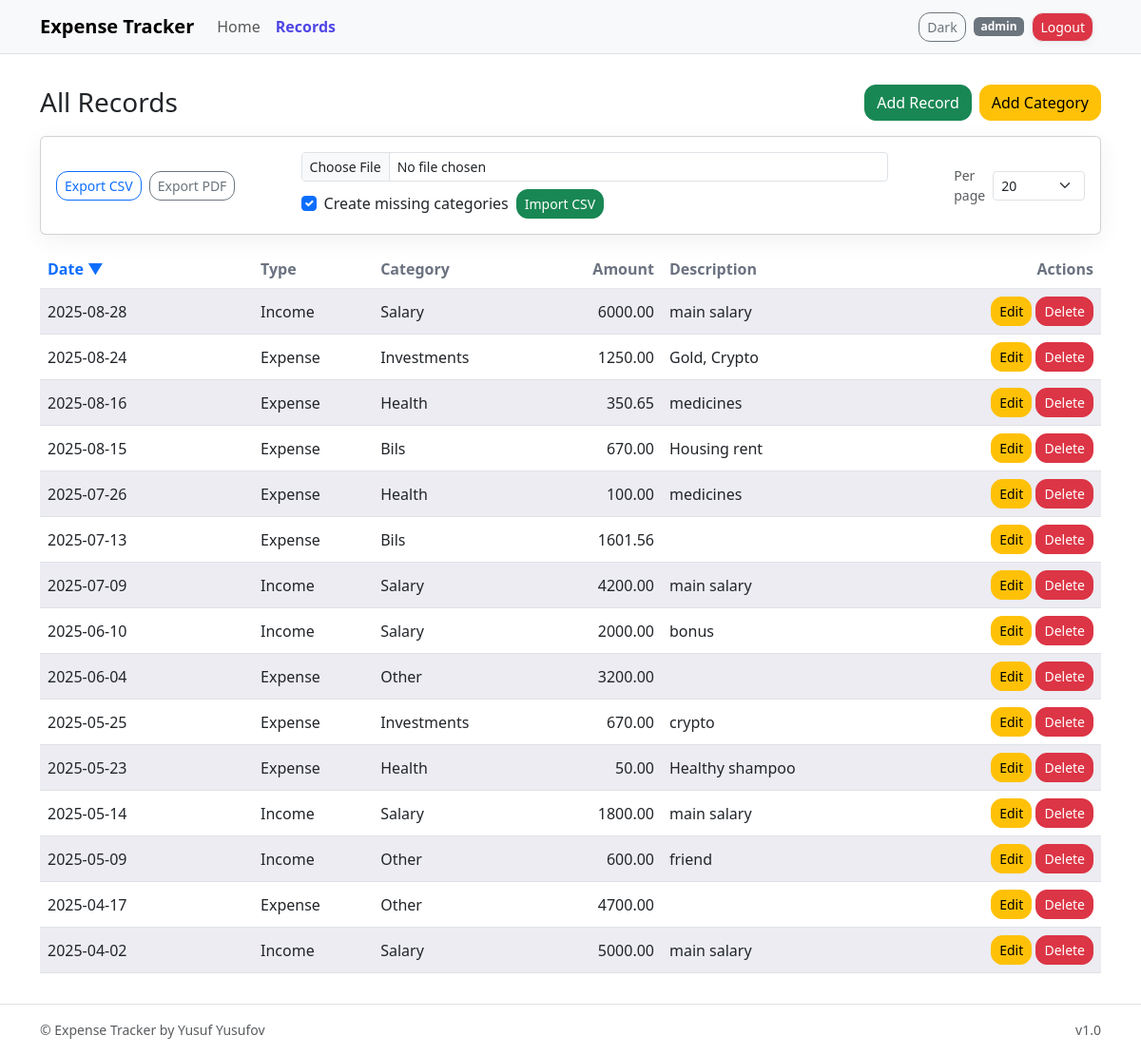
Page /records/ (signed in) on the earlier database version.
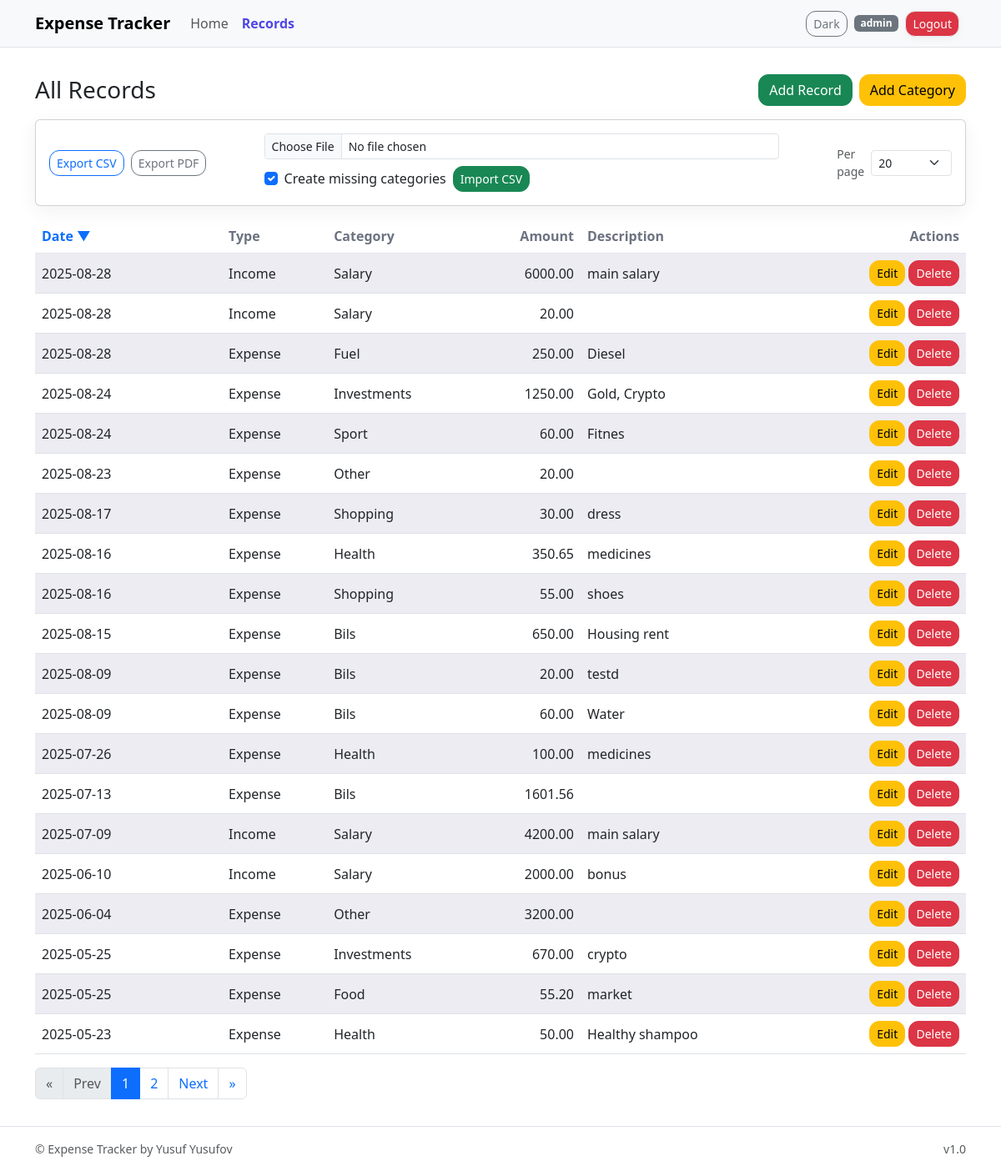
Same page on the later database version.
### models/models.py (models this page shows)
class Record(db.Model):
    id = db.Column(db.Integer, primary_key=True)
    date = db.Column(db.String(20), nullable=False)
    type = db.Column(db.String(10), nullable=False)
    category = db.Column(db.String(50), nullable=False)
    amount = db.Column(db.Float, nullable=False)
    description = db.Column(db.String(200))
    user_id = db.Column(db.Integer, db.ForeignKey("user.id"), nullable=False)

### routes/records.py (the view)
@records_bp.route("/")
@login_required
def list_records():
    sort = request.args.get("sort", "desc")                 # 'asc' | 'desc'
    page_str = request.args.get("page", "1")
    per_str  = request.args.get("per", "20")
    try:
        page = max(1, int(page_str))
    except ValueError:
        page = 1
    try:
        per_page = max(5, min(100, int(per_str)))          # clamp 5..100
    except ValueError:
        per_page = 20
        per_str = "20"
    q = Record.query.filter_by(user_id=current_user.id)
    order_col = asc(Record.date) if sort == "asc" else desc(Record.date)
    q = q.order_by(order_col)
    pagination = db.paginate(q, page=page, per_page=per_page, error_out=False)
    records = pagination.items
    p = pagination.page
    total = pagination.pages
    start = 1 if p - 2 <= 1 else p - 2
    end   = total if p + 2 >= total else p + 2
    return render_template(
        "records.html",
        records=records,
        sort=sort,
        per=per_str,
        pagination=pagination,
        p=p, total=total, start=start, end=end
    )

### app.py (called while the page is built)
def create_app():
    app = Flask(__name__)
    app_env = os.environ.get("APP_ENV", "development").lower()
    if app_env == "production":
        app.config.from_object(ProdConfig)
    else:
        app.config.from_object(DevConfig)
    db.init_app(app)
    from routes.auth import auth_bp
    from routes.home import home_bp
    from routes.records import records_bp
    from routes.categories import categories_bp
    app.register_blueprint(auth_bp)
    app.register_blueprint(home_bp)
    app.register_blueprint(records_bp)
    app.register_blueprint(categories_bp)
    login_manager = LoginManager()
    login_manager.init_app(app)
    login_manager.login_view = "auth.login"
    @login_manager.user_loader
    def load_user(user_id):
        return User.query.get(int(user_id))
    return app

### templates/records.html (shortened to what the changed rows need)
{% extends "base.html" %}
{% block content %}
{% if records|length == 0 %}
	<div class="alert alert-info">No records yet. Use <b>Add Record</b> to create your first entry.</div>
{% else %}
	<table class="table table-striped table-hover align-middle">
		<thead>
			<tr>
				<th style="min-width:140px">
					<a href="{{ url_for('records.list_records', sort='asc' if sort=='desc' else 'desc', page=1, per=per) }}" class="text-decoration-none">
			            Date
						{% if sort == 'asc' %}
							▲
						{% else %}
							▼
						{% endif %}
					</a>
				</th>
				<th>Type</th>
				<th>Category</th>
				<th class="text-end">Amount</th>
				<th>Description</th>
				<th class="text-end" style="min-width:140px">Actions</th>
			</tr>
		</thead>
	<tbody>
		{% for r in records %}
		<tr>
			<td>{{ r.date }}</td>
			<td>{{ r.type|title }}</td>
			<td>{{ r.category }}</td>
			<td class="text-end">{{ "%.2f"|format(r.amount) }}</td>
			<td>{{ r.description }}</td>
			<td class="text-end">
			<a href="{{ url_for('records.edit_record', id=r.id) }}" class="btn btn-warning btn-sm">Edit</a>
			<form action="{{ url_for('records.delete_record', id=r.id) }}"
				method="POST" style="display:inline;">
				<button type="submit" class="btn btn-danger btn-sm"
					onclick="return confirm('Delete this record?');">
					Delete
				</button>
			</form>
			</td>
		</tr>
		{% endfor %}
	</tbody>
	</table>
	{% if pagination and total > 1 %}
	<nav aria-label="Records pagination" class="mt-3">
	  <ul class="pagination">
	    <li class="page-item {% if not pagination.has_prev %}disabled{% endif %}">
	      <a class="page-link" href="{{ url_for('records.list_records', page=1, per=per, sort=sort) }}">&laquo;</a>
	    </li>
	    <li class="page-item {% if not pagination.has_prev %}disabled{% endif %}">
	      <a class="page-link" href="{{ url_for('records.list_records', page=pagination.prev_num, per=per, sort=sort) }}">Prev</a>
	    </li>
	    {% for page_no in range(start, end + 1) %}
	      <li class="page-item {% if page_no == p %}active{% endif %}">
	        <a class="page-link" href="{{ url_for('records.list_records', page=page_no, per=per, sort=sort) }}">{{ page_no }}</a>
	      </li>
	    {% endfor %}
	    <li class="page-item {% if not pagination.has_next %}disabled{% endif %}">
	      <a class="page-link" href="{{ url_for('records.list_records', page=pagination.next_num, per=per, sort=sort) }}">Next</a>
	    </li>
	    <li class="page-item {% if not pagination.has_next %}disabled{% endif %}">
	      <a class="page-link" href="{{ url_for('records.list_records', page=total, per=per, sort=sort) }}">&raquo;</a>
	    </li>
	  </ul>
	</nav>
	{% endif %}
{% endif %}
{% endblock %}

Differences in the rows shown:
no longer on this page (row unchanged): Record: date "2025-05-14", type "Income", category "Salary", amount "1800.00", description "main salary"
no longer on this page (row unchanged): Record: date "2025-05-09", type "Income", category "Other", amount "600.00", description "friend"
no longer on this page (row unchanged): Record: date "2025-04-17", type "Expense", category "Other", amount "4700.00"
no longer on this page (row unchanged): Record: date "2025-04-02", type "Income", category "Salary", amount "5000.00", description "main salary"
added Record: date "2025-08-28", type "Income", category "Salary", amount "20.00"
added Record: date "2025-08-28", type "Expense", category "Fuel", amount "250.00", description "Diesel"
added Record: date "2025-08-24", type "Expense", category "Sport", amount "60.00", description "Fitnes"
added Record: date "2025-08-23", type "Expense", category "Other", amount "20.00"
added Record: date "2025-08-17", type "Expense", category "Shopping", amount "30.00", description "dress"
added Record: date "2025-08-16", type "Expense", category "Shopping", amount "55.00", description "shoes"
changed Record "Housing rent": amount "670.00" → "650.00"
added Record: date "2025-08-09", type "Expense", category "Bils", amount "20.00", description "testd"
added Record: date "2025-08-09", type "Expense", category "Bils", amount "60.00", description "Water"
added Record: date "2025-05-25", type "Expense", category "Food", amount "55.20", description "market"
Other differences:
text now shown: "« Prev Next »"
new list line: "1"
new list line: "2"
